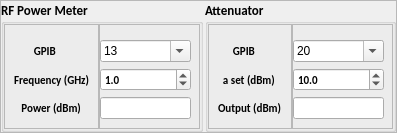
            <widget class="QFrame" name="frame_3">
             <property name="sizePolicy">
              <sizepolicy hsizetype="Preferred" vsizetype="Expanding">
               <horstretch>0</horstretch>
               <verstretch>2</verstretch>
              </sizepolicy>
             </property>
             <property name="font">
              <font>
               <family>Calibri</family>
              </font>
             </property>
             <property name="frameShape">
              <enum>QFrame::StyledPanel</enum>
             </property>
             <property name="frameShadow">
              <enum>QFrame::Raised</enum>
             </property>
             <property name="lineWidth">
              <number>0</number>
             </property>
             <layout class="QHBoxLayout" name="horizontalLayout_2">
              <property name="spacing">
               <number>2</number>
              </property>
              <property name="leftMargin">
               <number>0</number>
              </property>
              <property name="topMargin">
               <number>0</number>
              </property>
              <property name="rightMargin">
               <number>0</number>
              </property>
              <property name="bottomMargin">
               <number>0</number>
              </property>
              <item>
               <widget class="QGroupBox" name="groupBox_3">
                <property name="font">
                 <font>
                  <family>Calibri</family>
                  <pointsize>10</pointsize>
                  <weight>75</weight>
                  <bold>true</bold>
                 </font>
                </property>
                <property name="title">
                 <string>RF Power Meter</string>
                </property>
                <layout class="QHBoxLayout" name="horizontalLayout_5">
                 <property name="spacing">
                  <number>0</number>
                 </property>
                 <property name="leftMargin">
                  <number>0</number>
                 </property>
                 <property name="topMargin">
                  <number>0</number>
                 </property>
                 <property name="rightMargin">
                  <number>0</number>
                 </property>
                 <property name="bottomMargin">
                  <number>0</number>
                 </property>
                 <item>
                  <widget class="QFrame" name="frame_11">
                   <property name="font">
                    <font>
                     <family>Calibri</family>
                     <pointsize>9</pointsize>
                    </font>
                   </property>
                   <property name="frameShape">
                    <enum>QFrame::StyledPanel</enum>
                   </property>
                   <property name="frameShadow">
                    <enum>QFrame::Raised</enum>
                   </property>
                   <layout class="QVBoxLayout" name="verticalLayout_8">
                    <property name="spacing">
                     <number>6</number>
                    </property>
                    <property name="topMargin">
                     <number>15</number>
                    </property>
                    <item>
                     <widget class="QLabel" name="label_9">
                      <property name="font">
                       <font>
                        <family>Calibri</family>
                        <pointsize>8</pointsize>
                       </font>
                      </property>
                      <property name="text">
                       <string>        GPIB</string>
                      </property>
                     </widget>
                    </item>
                    <item>
                     <widget class="QLabel" name="label_10">
                      <property name="font">
                       <font>
                        <family>Calibri</family>
                        <pointsize>8</pointsize>
                       </font>
                      </property>
                      <property name="text">
                       <string>Frequency (GHz)</string>
                      </property>
                     </widget>
                    </item>
                    <item>
                     <widget class="QLabel" name="label_11">
                      <property name="font">
                       <font>
                        <family>Calibri</family>
                        <pointsize>8</pointsize>
                       </font>
                      </property>
                      <property name="text">
                       <string>   Power (dBm)</string>
                      </property>
                     </widget>
                    </item>
                   </layout>
                  </widget>
                 </item>
                 <item>
                  <widget class="QFrame" name="frame_12">
                   <property name="font">
                    <font>
                     <family>Calibri</family>
                     <pointsize>9</pointsize>
                    </font>
                   </property>
                   <property name="styleSheet">
                    <string notr="true">QComboBox{
	
	font: 8pt &quot;Calibri&quot;;
}</string>
                   </property>
                   <property name="frameShape">
                    <enum>QFrame::StyledPanel</enum>
                   </property>
                   <property name="frameShadow">
                    <enum>QFrame::Raised</enum>
                   </property>
                   <layout class="QVBoxLayout" name="verticalLayout_9">
                    <property name="leftMargin">
                     <number>0</number>
                    </property>
                    <property name="topMargin">
                     <number>15</number>
                    </property>
                    <property name="rightMargin">
                     <number>8</number>
                    </property>
                    <item>
                     <widget class="QComboBox" name="b_pmbox_gpib">
                      <property name="font">
                       <font>
                        <family>Calibri</family>
                        <pointsize>8</pointsize>
                        <weight>50</weight>
                        <italic>false</italic>
                        <bold>false</bold>
                       </font>
                      </property>
                      <property name="styleSheet">
                       <string notr="true">QComboBox:#comboBox{

	background-color: rgb(0, 0, 255);
}</string>
                      </property>
                      <property name="editable">
                       <bool>true</bool>
                      </property>
                      <property name="iconSize">
                       <size>
                        <width>10</width>
                        <height>10</height>
                       </size>
                      </property>
                      <property name="frame">
                       <bool>true</bool>
                      </property>
                      <item>
                       <property name="text">
                        <string>13</string>
                       </property>
                      </item>
                      <item>
                       <property name="text">
                        <string>17</string>
                       </property>
                      </item>
                      <item>
                       <property name="text">
                        <string>15</string>
                       </property>
                      </item>
                      <item>
                       <property name="text">
                        <string>16</string>
                       </property>
                      </item>
                     </widget>
                    </item>
                    <item>
                     <widget class="QDoubleSpinBox" name="b_pmbox_fr">
                      <property name="font">
                       <font>
                        <family>Calibri</family>
                        <pointsize>8</pointsize>
                       </font>
                      </property>
                      <property name="decimals">
                       <number>1</number>
                      </property>
                      <property name="maximum">
                       <double>500.000000000000000</double>
                      </property>
                      <property name="value">
                       <double>1.000000000000000</double>
                      </property>
                     </widget>
                    </item>
                    <item>
                     <widget class="QLineEdit" name="lineEdit_b_pm">
                      <property name="font">
                       <font>
                        <family>Calibri</family>
                        <pointsize>8</pointsize>
                       </font>
                      </property>
                     </widget>
                    </item>
                   </layout>
                  </widget>
                 </item>
                </layout>
               </widget>
              </item>
              <item>
               <widget class="QGroupBox" name="groupBox_4">
                <property name="font">
                 <font>
                  <family>Calibri</family>
                  <pointsize>10</pointsize>
                  <weight>75</weight>
                  <bold>true</bold>
                 </font>
                </property>
                <property name="title">
                 <string>Attenuator</string>
                </property>
                <layout class="QHBoxLayout" name="horizontalLayout_6">
                 <property name="spacing">
                  <number>0</number>
                 </property>
                 <property name="leftMargin">
                  <number>0</number>
                 </property>
                 <property name="topMargin">
                  <number>0</number>
                 </property>
                 <property name="rightMargin">
                  <number>0</number>
                 </property>
                 <property name="bottomMargin">
                  <number>0</number>
                 </property>
                 <item>
                  <widget class="QFrame" name="frame_13">
                   <property name="font">
                    <font>
                     <family>Times New Roman</family>
                    </font>
                   </property>
                   <property name="frameShape">
                    <enum>QFrame::StyledPanel</enum>
                   </property>
                   <property name="frameShadow">
                    <enum>QFrame::Raised</enum>
                   </property>
                   <property name="lineWidth">
                    <number>1</number>
                   </property>
                   <layout class="QVBoxLayout" name="verticalLayout_10">
                    <property name="spacing">
                     <number>6</number>
                    </property>
                    <property name="leftMargin">
                     <number>9</number>
                    </property>
                    <property name="topMargin">
                     <number>15</number>
                    </property>
                    <property name="rightMargin">
                     <number>9</number>
                    </property>
                    <property name="bottomMargin">
                     <number>9</number>
                    </property>
                    <item>
                     <widget class="QLabel" name="label_12">
                      <property name="font">
                       <font>
                        <family>Calibri</family>
                        <pointsize>8</pointsize>
                       </font>
                      </property>
                      <property name="text">
                       <string>      GPIB</string>
                      </property>
                     </widget>
                    </item>
                    <item>
                     <widget class="QLabel" name="label_13">
                      <property name="font">
                       <font>
                        <family>Calibri</family>
                        <pointsize>8</pointsize>
                       </font>
                      </property>
                      <property name="text">
                       <string>  a set (dBm)</string>
                      </property>
                     </widget>
                    </item>
                    <item>
                     <widget class="QLabel" name="label_14">
                      <property name="font">
                       <font>
                        <family>Calibri</family>
                        <pointsize>8</pointsize>
                       </font>
                      </property>
                      <property name="text">
                       <string>Output (dBm)</string>
                      </property>
                     </widget>
                    </item>
                   </layout>
                  </widget>
                 </item>
                 <item>
                  <widget class="QFrame" name="frame_14">
                   <property name="font">
                    <font>
                     <family>Calibri</family>
                     <pointsize>8</pointsize>
                    </font>
                   </property>
                   <property name="styleSheet">
                    <string notr="true">QComboBox{
	
	font: 8pt &quot;Calibri&quot;;
}</string>
                   </property>
                   <property name="frameShape">
                    <enum>QFrame::StyledPanel</enum>
                   </property>
                   <property name="frameShadow">
                    <enum>QFrame::Raised</enum>
                   </property>
                   <layout class="QVBoxLayout" name="verticalLayout_11">
                    <property name="leftMargin">
                     <number>0</number>
                    </property>
                    <property name="topMargin">
                     <number>15</number>
                    </property>
                    <property name="rightMargin">
                     <number>8</number>
                    </property>
                    <item>
                     <widget class="QComboBox" name="b_atbox_gpib">
                      <property name="font">
                       <font>
                        <family>Calibri</family>
                        <pointsize>8</pointsize>
                        <weight>50</weight>
                        <italic>false</italic>
                        <bold>false</bold>
                       </font>
                      </property>
                      <property name="styleSheet">
                       <string notr="true">QComboBox:#comboBox{

	background-color: rgb(0, 0, 255);
}</string>
                      </property>
                      <property name="editable">
                       <bool>true</bool>
                      </property>
                      <property name="iconSize">
                       <size>
                        <width>10</width>
                        <height>10</height>
                       </size>
                      </property>
                      <property name="frame">
                       <bool>true</bool>
                      </property>
                      <item>
                       <property name="text">
                        <string>20</string>
                       </property>
                      </item>
                      <item>
                       <property name="text">
                        <string>17</string>
                       </property>
                      </item>
                      <item>
                       <property name="text">
                        <string>10</string>
                       </property>
                      </item>
                      <item>
                       <property name="text">
                        <string>16</string>
                       </property>
                      </item>
                     </widget>
                    </item>
                    <item>
                     <widget class="QDoubleSpinBox" name="b_atbox_p">
                      <property name="font">
                       <font>
                        <family>Calibri</family>
                        <pointsize>8</pointsize>
                       </font>
                      </property>
                      <property name="decimals">
                       <number>1</number>
                      </property>
                      <property name="minimum">
                       <double>-50.000000000000000</double>
                      </property>
                      <property name="maximum">
                       <double>50.000000000000000</double>
                      </property>
                      <property name="singleStep">
                       <double>0.200000000000000</double>
                      </property>
                      <property name="value">
                       <double>10.000000000000000</double>
                      </property>
                     </widget>
                    </item>
                    <item>
                     <widget class="QLineEdit" name="lineEdit_b_at">
                      <property name="font">
                       <font>
                        <family>Calibri</family>
                        <pointsize>8</pointsize>
                       </font>
                      </property>
                      <property name="echoMode">
                       <enum>QLineEdit::Normal</enum>
                      </property>
                     </widget>
                    </item>
                   </layout>
                  </widget>
                 </item>
                </layout>
               </widget>
              </item>
             </layout>
            </widget>
